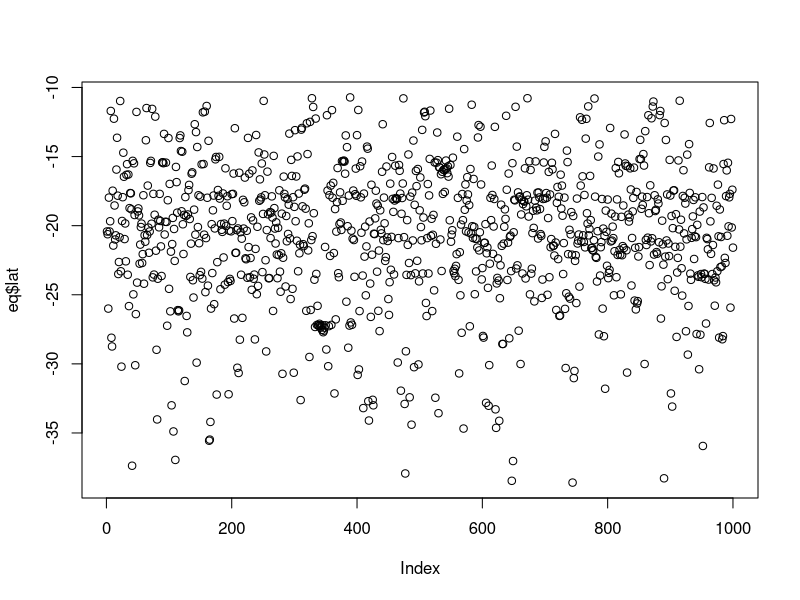
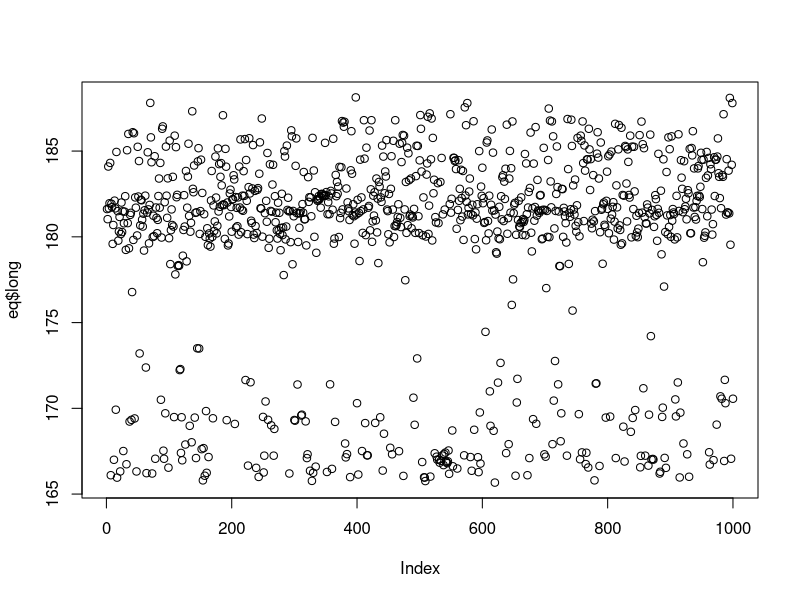
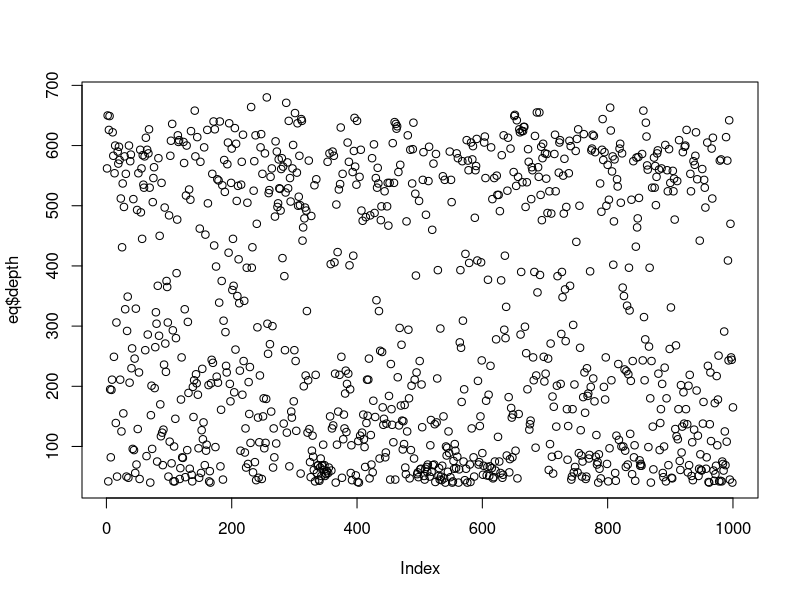

These figures' R source, in order:
#Assigning variable to dataset
eq<-datasets::quakes
eq

#Filtering rows from top and bottom
#head(eq,100)
#tail(eq,10)

#summary of a dataset
summary(eq)

#columns

quakes[1,2]
quakes[,2]


#knowing latitude(lat) feature
eq$lat#1000 data items there
summary(eq$lat)
plot(eq$lat,type="p")

#knowing longitute(long) feature
eq$long#1000 data items there
summary(eq$long)
plot(eq$long,type="p")

#knowing depth feature
eq$depth#1000 data items there
summary(eq$depth)
plot(eq$depth,type="p")


